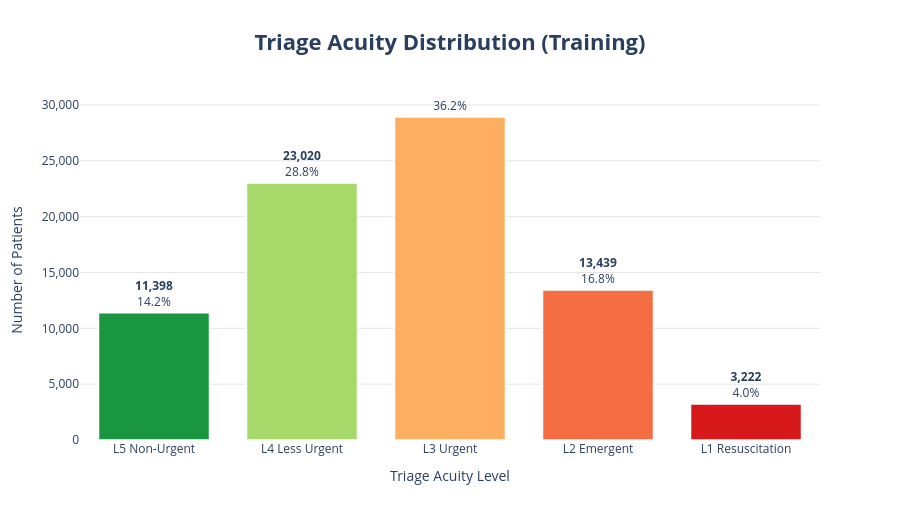

Here is the notebook cell this chart was saved with:
### Markdown cell above
## EDA

### Code cell
# â”€â”€ Triage acuity distribution â”€â”€â”€â”€â”€â”€â”€â”€â”€â”€â”€â”€â”€â”€â”€â”€â”€â”€â”€â”€â”€â”€â”€â”€â”€â”€â”€â”€â”€â”€â”€â”€â”€â”€â”€â”€â”€â”€â”€â”€â”€â”€â”€â”€â”€â”€â”€
counts = train_raw['triage_acuity'].value_counts().sort_index(ascending=False)
total  = counts.sum()
pcts   = (counts / total * 100).round(1)

fig = go.Figure()
for level, count in counts.items():
    fig.add_trace(go.Bar(
        x=[ACUITY_LABELS[level].replace('\n', ' ')],
        y=[count],
        marker_color=ACUITY_COLORS[level - 1],
        marker_line=dict(color='white', width=1.5),
        text=f'<b>{count:,}</b><br>{pcts[level]}%',
        textposition='outside',
        hovertemplate=f'<b>Level {level}</b><br>Count: {count:,}<br>Share: {pcts[level]}%<extra></extra>',
    ))
fig.update_layout(
    title=dict(text='<b>Triage Acuity Distribution (Training)</b>', x=0.5, font=dict(size=22)),
    xaxis=dict(title='Triage Acuity Level', showgrid=False),
    yaxis=dict(title='Number of Patients', tickformat=',', gridcolor='#e5e5e5'),
    showlegend=False, bargap=0.25, height=520,
    **PLOTLY_LAYOUT,
)
fig.show()

### Figure 1 — Plotly figure (JSON) as saved in the notebook; plotly's stock layout.template omitted (floating-point values rounded to 4 significant figures)
{"data": [{"hovertemplate": "<b>Level 5</b><br>Count: 11,398<br>Share: 14.2%<extra></extra>", "marker": {"color": "#1A9641", "line": {"color": "white", "width": 1.5}}, "text": "<b>11,398</b><br>14.2%", "textposition": "outside", "type": "bar", "x": ["L5 Non-Urgent"], "y": [11398]}, {"hovertemplate": "<b>Level 4</b><br>Count: 23,020<br>Share: 28.8%<extra></extra>", "marker": {"color": "#A6D96A", "line": {"color": "white", "width": 1.5}}, "text": "<b>23,020</b><br>28.8%", "textposition": "outside", "type": "bar", "x": ["L4 Less Urgent"], "y": [23020]}, {"hovertemplate": "<b>Level 3</b><br>Count: 28,921<br>Share: 36.2%<extra></extra>", "marker": {"color": "#FDAE61", "line": {"color": "white", "width": 1.5}}, "text": "<b>28,921</b><br>36.2%", "textposition": "outside", "type": "bar", "x": ["L3 Urgent"], "y": [28921]}, {"hovertemplate": "<b>Level 2</b><br>Count: 13,439<br>Share: 16.8%<extra></extra>", "marker": {"color": "#F46D43", "line": {"color": "white", "width": 1.5}}, "text": "<b>13,439</b><br>16.8%", "textposition": "outside", "type": "bar", "x": ["L2 Emergent"], "y": [13439]}, {"hovertemplate": "<b>Level 1</b><br>Count: 3,222<br>Share: 4.0%<extra></extra>", "marker": {"color": "#D7191C", "line": {"color": "white", "width": 1.5}}, "text": "<b>3,222</b><br>4.0%", "textposition": "outside", "type": "bar", "x": ["L1 Resuscitation"], "y": [3222]}], "layout": {"bargap": 0.25, "height": 520, "paper_bgcolor": "white", "plot_bgcolor": "white", "showlegend": false, "title": {"font": {"size": 22}, "text": "<b>Triage Acuity Distribution (Training)</b>", "x": 0.5}, "xaxis": {"showgrid": false, "title": {"text": "Triage Acuity Level"}}, "yaxis": {"gridcolor": "#e5e5e5", "tickformat": ",", "title": {"text": "Number of Patients"}}}}
